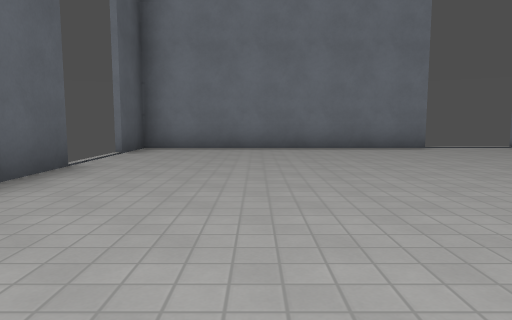
View 1 (above)

16 first-person views from a walk through a Godot game level. The camera is 1.2 m above the floor, tilts 6° down and sees 70° across. The floor is counted in squares, 2 m on a side. Each view is taken from the middle of a square. On the plan, view 1 faces up. The plan holds only what a view shows up to about 10 squares ahead; the rest is blank. The place goes on beyond the plan. Characters and animated objects are left out. Surface patterns are stand-ins for the level's own textures.

View 2
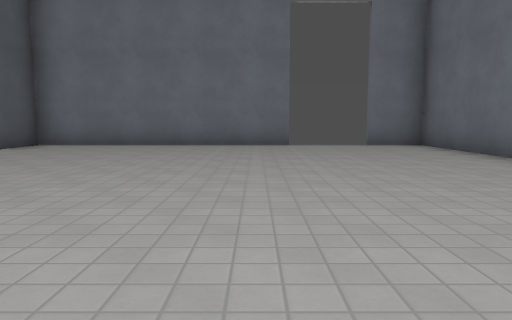

View 3
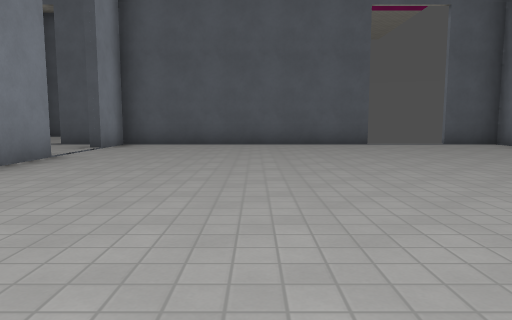

View 4
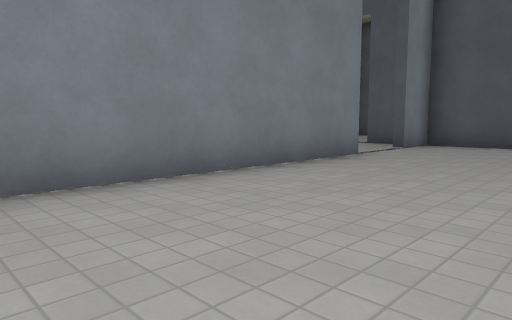

View 5
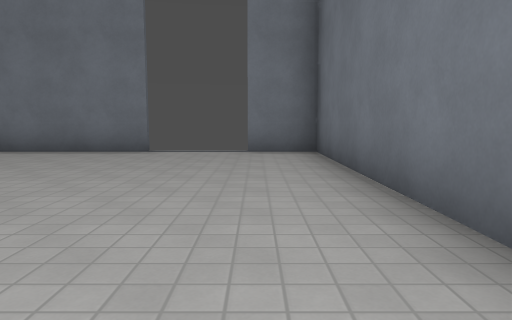

View 6
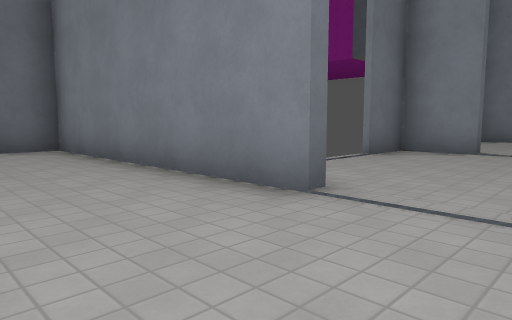

View 7
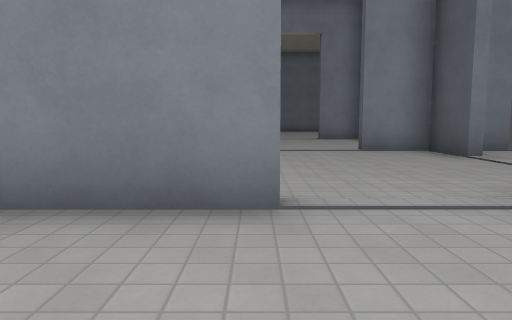

View 8
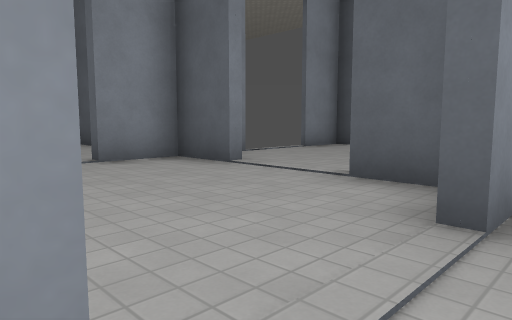

View 9
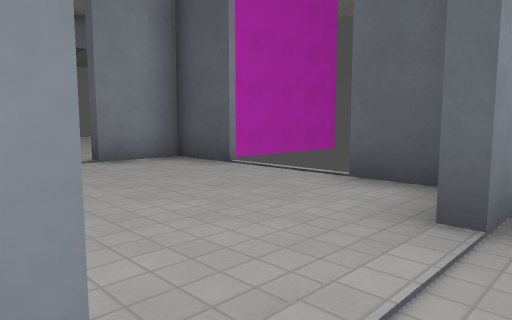

View 10
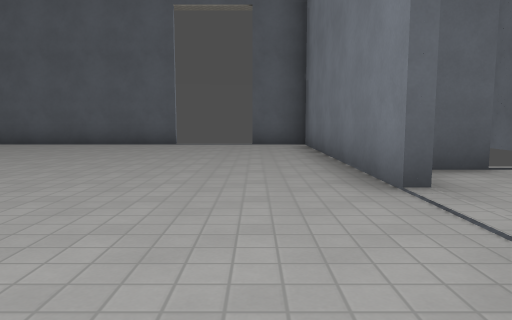

View 11
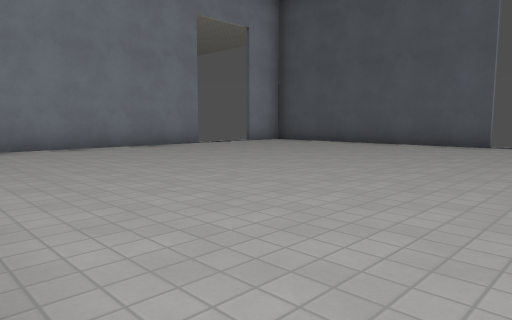

View 12
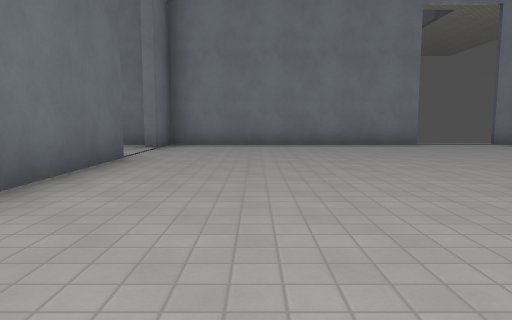

View 13
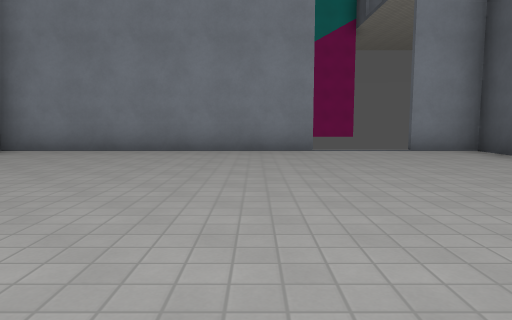

View 14
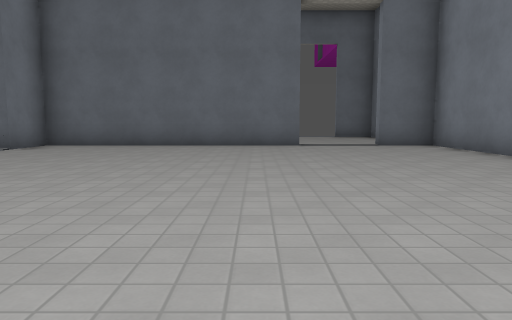

View 15
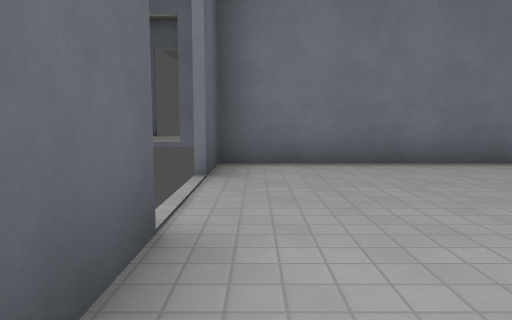

View 16
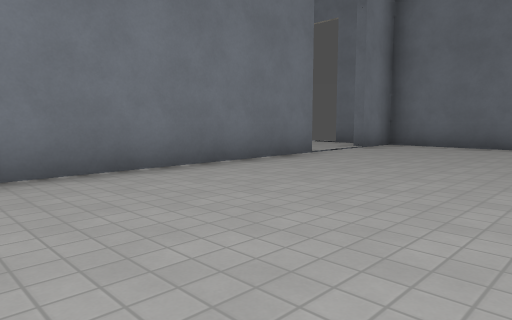

### Floor plan
Ten units are one square. View 1 is at (0, 0); x grows to the right and y downward. Boxes are objects, and circles mark ways between rooms. Rooms are numbered by the first view taken in them; rooms with no view inside come last. Other rooms are left out.
<svg viewBox="-85 -88 162 313">
<path fill="none" stroke="#000" d="M-25 -50 -25 15 -11 15M39 -83 -25 -83 -25 -69M72 -26 72 -83 59 -83M8 15 72 15 72 4M8 65 22 65 22 50M-25 50 -25 65 -11 65M-25 21 -25 31M-42 215 22 215 22 200M-75 150 -75 215 -61 215M22 181 22 117 8 117M-11 117 -75 117 -75 131"/>
<circle cx="-5" cy="20" r="3" fill="#2a7"/>
<text x="20" y="-40">1</text>
<text x="0" y="40">2</text>
<text x="-30" y="170">3</text>
</svg>
Room 1 opens to room 2.

Where each view was taken, in squares from view 1:
view 1: 0 up, 0 right, facing up
view 2: 1 down, 3 right, facing up
view 3: 2 up, 7 right, facing left
view 4: 2 up, 7 right, facing down-left
view 5: 1 up, 6 right, facing up
view 6: 1 up, 1 left, facing down-right
view 7: 1 up, 1 right, facing down
view 8: 1 down, 1 right, facing down-left
view 9: 6 down, 1 right, facing down-left
view 10: 13 down, 2 right, facing left
view 11: 13 down, 2 right, facing down-left
view 12: 12 down, 0 right, facing down
view 13: 14 down, 3 left, facing down
view 14: 17 down, 7 left, facing right
view 15: 17 down, 7 left, facing up
view 16: 16 down, 7 left, facing up-right
